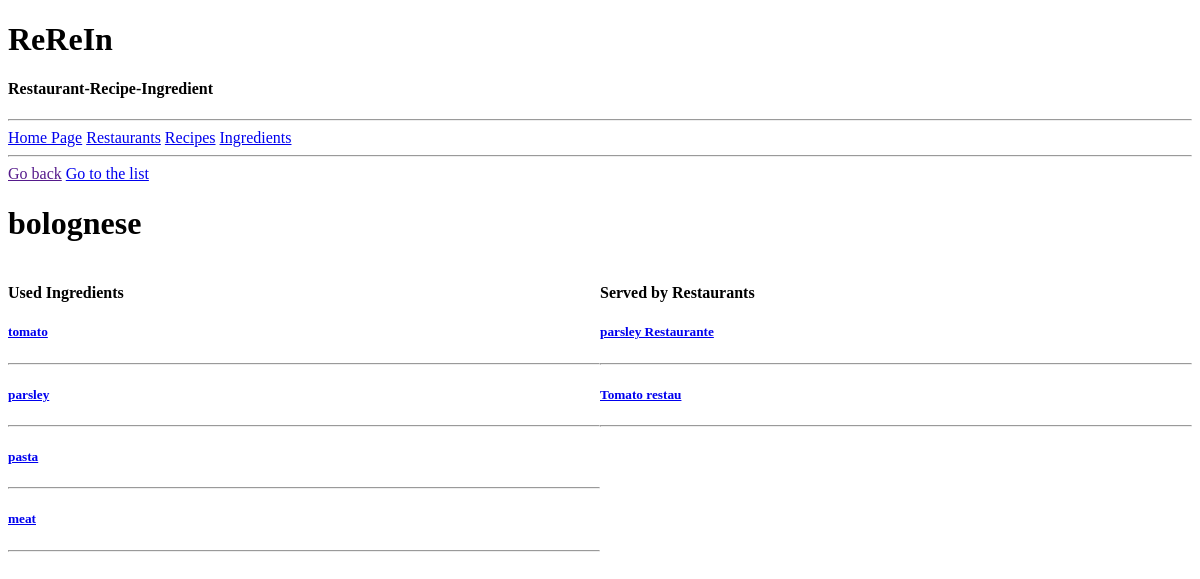
Page /recipe/6 on the earlier database version.
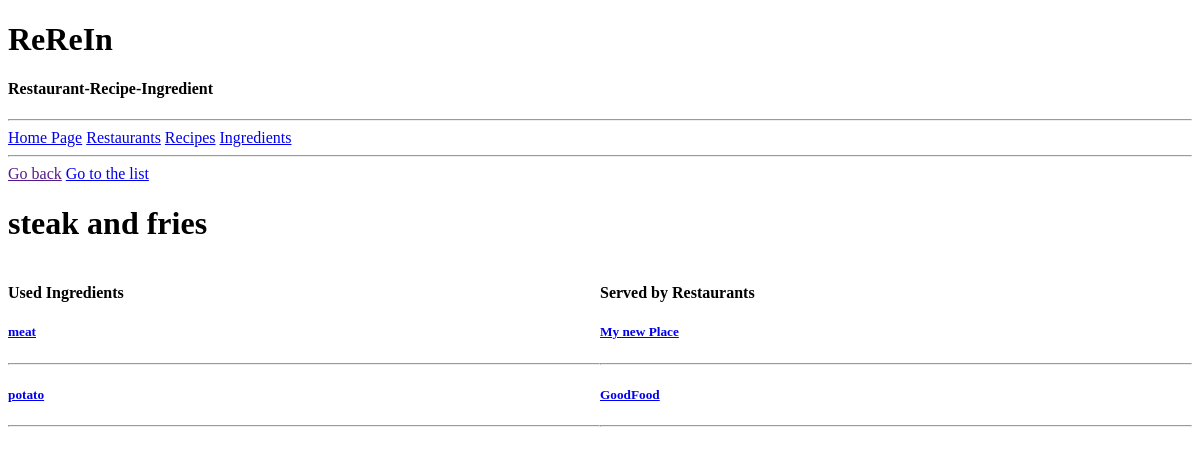
Same page on the later database version.
### base/models.py (models this page shows, shortened)
class Recipe(models.Model):
    name = models.CharField(max_length = 200)
    ingredients = models.ManyToManyField(Ingredient)
    description = models.TextField(null=True , blank = True)
    updated = models.DateTimeField(auto_now = True)#takes a snapshot every time it's saved
    created = models.DateTimeField(auto_now_add = True)#takes a snapshot only the first time it's save
    class Meta:
        ordering = ['-updated', '-created']

class Ingredient(models.Model):
    name = models.CharField(max_length = 200)
    updated = models.DateTimeField(auto_now = True)#takes a snapshot every time it's saved
    created = models.DateTimeField(auto_now_add = True)#takes a snapshot only the first time it's save
    class Meta:
        ordering = ['-updated', '-created']

class Restaurant(models.Model):
    name = models.CharField(max_length = 200)
    description = models.TextField(null=True , blank = True)
    recipes = models.ManyToManyField(Recipe)
    updated = models.DateTimeField(auto_now = True)#takes a snapshot every time it's saved
    created = models.DateTimeField(auto_now_add = True)#takes a snapshot only the first time it's save
    class Meta:
        ordering = ['-updated', '-created']

### base/views.py (the view)
# urls.py: path('recipe/<str:pk>', views.readRecipe, name='detail-recipe'),
def readRecipe(request, pk):
    recipe = Recipe.objects.get(id=pk)
    ingredients = recipe.ingredients.all()
    restaurants = Restaurant.objects.filter(recipes__name = recipe.name).distinct()
    context = {'recipe':recipe, 'ingredients':ingredients, 'restaurants':restaurants}
    return render(request, 'base/recipe_detail.html', context)

### base/templates/base/recipe_detail.html (shortened to what this page needs)
{% extends 'main.html' %}
{% block content %}
<a href = "{{request.META.HTTP_REFERER}}">Go back</a>
<a href = "{% url 'list-recipe' %}">Go to the list</a>
<h1>{{recipe.name}}</h1>
<div class='detail-container'>
    <div>
        <h4> Used Ingredients </h4>
        <div>
            {%for ingredient in ingredients%}
            <div>
                <h5><a href="{% url 'detail-ingredient' ingredient.id %}">{{ingredient.name}}</a></h5>
                <hr>
            </div>
            {% endfor %}
        </div>
    </div>
    <div>
        <h4> Served by Restaurants</h4>
        <div>
            {%for restaurant in restaurants%}
            <div>
                <h5><a href="{% url 'detail-restaurant' restaurant.id %}">{{restaurant.name}}</a></h5>
                <hr>
            </div>
            {% endfor %}
        </div>
    </div>
</div>
{% endblock content %}

Differences in the rows shown:
no longer on this page (row edited): Ingredient: name "tomato"
no longer on this page (row edited): Ingredient: name "parsley"
no longer on this page (row edited): Ingredient: name "pasta"
removed Restaurant: name "parsley Restaurante"
removed Restaurant: name "Tomato restau"
changed Recipe: name "bolognese" → "steak and fries"
added Ingredient: name "potato"
added Restaurant: name "My new Place"
added Restaurant: name "GoodFood"
